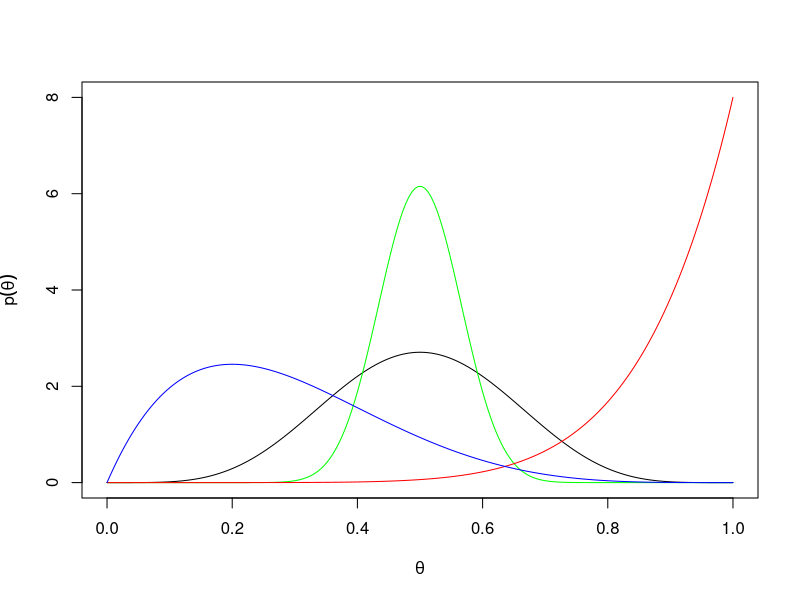
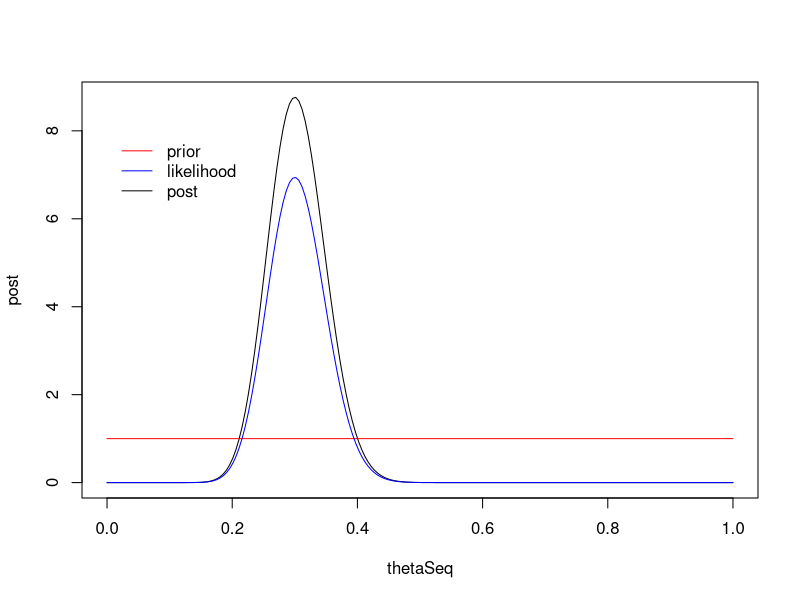
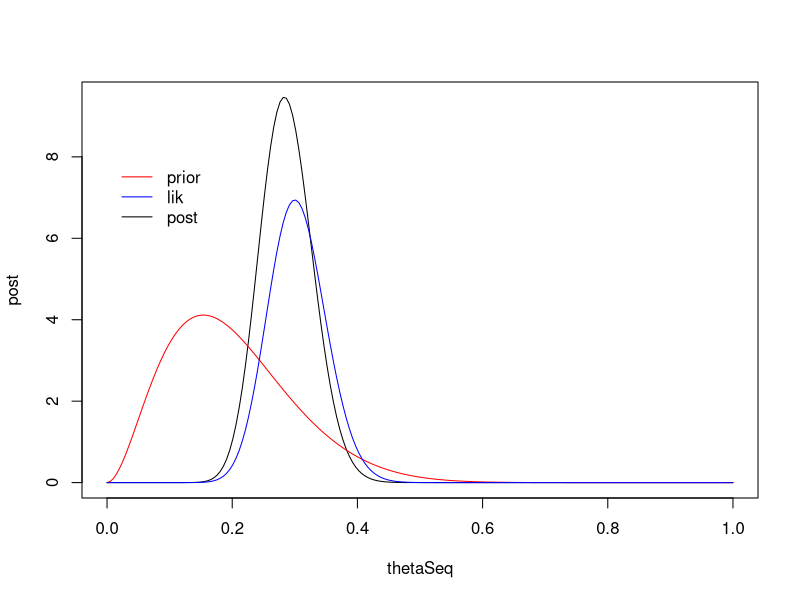
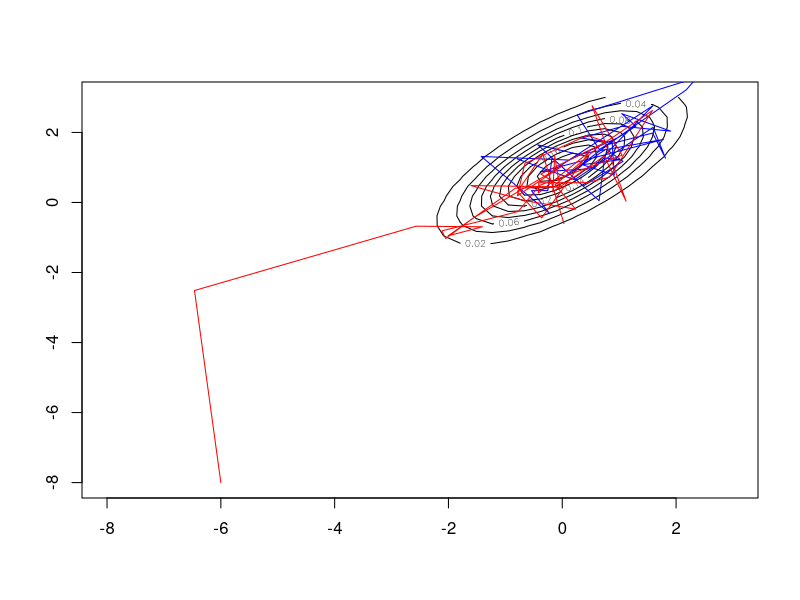
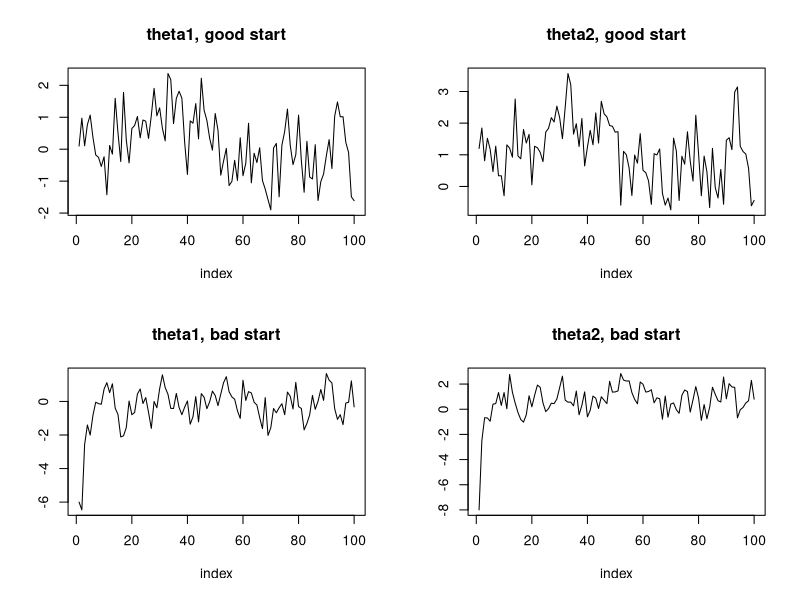

The R script that drew these images, in order:
## ---- chunk 1
thetas <- seq(0, 1, length = 200)
plot(thetas, dbeta(thetas, 6, 6), 
     ylab = expression(p(theta)),
     xlab = expression(theta), type = 'l',
     ylim = c(0, 8))
lines(thetas, dbeta(thetas, 30, 30), col = 'green')
lines(thetas, dbeta(thetas, 8, 1), col = 'red')
lines(thetas, dbeta(thetas, 2, 5), col = 'blue')
## ---- chunk 2
y <- 30; n <- 100
thetaSeq <- seq(0, 1, length = 200)
lik <- dbinom(y, n, thetaSeq)
prior <- rep(1, 200)
alphaPost <- y+1; betaPost <- n-y+1
post <- dbeta(thetaSeq, alphaPost, betaPost)
plot(thetaSeq, post, type = 'l')
lines(thetaSeq, prior, col = 'red')
lines(thetaSeq, lik*80, col = 'blue') # scaling of likelihood is arbitrary -- it's not a density for theta
legend(0, 8, legend = c('prior', 'likelihood', 'post'), col = c('red','blue','black'), lty = rep(1,3), bty = 'n')
## ---- chunk 3
y <- 30; n <- 100
thetaSeq <- seq(0, 1, length = 200)
lik <- dbinom(y, n, thetaSeq)
alphaPrior <- 3; betaPrior <- 12
prior <- dbeta(thetaSeq, alphaPrior, betaPrior) 
alphaPost <- y+alphaPrior; betaPost <- n-y+betaPrior
post <- dbeta(thetaSeq, alphaPost, betaPost)
plot(thetaSeq, post, type = 'l')
lines(thetaSeq, prior, col = 'red')
lines(thetaSeq, lik*80, col = 'blue')  # scaling arbitrary
legend(0, 8, legend = c('prior', 'lik', 'post'), col = c('red','blue','black'), lty = rep(1,3), bty = 'n')
## ---- chunk 4
y <- 30; n <- 100
alphaPost <- y+1; betaPost <- n-y+1
qbeta(c(.025, .5, .975), alphaPost, betaPost)
postMean <- alphaPost/(alphaPost + betaPost)
postSD <- sqrt(alphaPost*betaPost / ((alphaPost + betaPost)^2 * (alphaPost
 + betaPost + 1)))
postMean
postSD
## ---- chunk 5
####### PAY NO ATTENTION TO THE MAN BEHIND THE CURTAIN ######
fakeMCMCsample <- rbeta(2000, alphaPost, betaPost) 
#############################################################

# now use 'fakeMCMCsample' as if it came from an actual MCMC, 
# ignoring the fact that theta has a beta distribution

quantile(fakeMCMCsample, c(.025, .5, .975))
mean(fakeMCMCsample)
sd(fakeMCMCsample)
## ---- chunk 6
nIts <- 1000
nPlot <- 40
mu1 <- 0; mu2 <- 1; sig1 <- 1; sig2 <- 1; rho <- .7 
store <- matrix(NA, nrow = nIts, ncol = 2)
luckyStartingValues <- c(.1, 1.2)
store[1, ] <- luckyStartingValues
for(it in 2:nIts){
	curTheta2 <- store[it-1, 2]
	curTheta1 <- rnorm(1, mu1 + sig1*rho*(curTheta2 - mu2)/sig2, sig1*sqrt(1-rho^2))
	curTheta2 <- rnorm(1, mu2 + sig2*rho*(curTheta1 - mu1)/sig1, sig2*sqrt(1-rho^2))
	store[it, ] <- c(curTheta1, curTheta2)
}

# we know the 'true' 'posterior', so let's plot its contours to see how well we are doing
library(mvtnorm, quietly = TRUE)
gridLength <- 40
grid1d <- seq(-8, 3, length = gridLength)
grid2d <- expand.grid(grid1d, grid1d)
densValues <- dmvnorm(grid2d, c(mu1, mu2), matrix(c(sig1^2, rho*sig1*sig2, rho*sig1*sig2, sig2^2), 2, 2))
contour(grid1d, grid1d, matrix(densValues, gridLength))
lines(store[1:nPlot, 1], store[1:nPlot, 2], col = 'blue')

store2 <- matrix(NA, nrow = nIts, ncol = 2)
unluckyStartingValues <- c(-6, -8)
store2[1, ] <- unluckyStartingValues
for(it in 2:nIts){
	curTheta2 <- store2[it-1, 2]
	curTheta1 <- rnorm(1, mu1 + sig1*rho*(curTheta2 - mu2)/sig2, sig1*sqrt(1-rho^2))
	curTheta2 <- rnorm(1, mu2 + sig2*rho*(curTheta1 - mu1)/sig1, sig2*sqrt(1-rho^2))
	store2[it, ] <- c(curTheta1, curTheta2)
}
lines(store2[1:nPlot, 1], store2[1:nPlot, 2], col = 'red')
## ---- chunk 7
par(mfrow = c(2,2))
subset <- 1:100
tsplot <- function(vec, ...){
	plot(1:length(vec), vec, xlab = 'index', ylab = '', ...)
}

tsplot(store[subset, 1], main = 'theta1, good start', type = 'l')
tsplot(store[subset, 2], main = 'theta2, good start', type = 'l')
tsplot(store2[subset, 1], main = 'theta1, bad start', type = 'l')
tsplot(store2[subset, 2], main = 'theta2, bad start', type = 'l')
## ---- chunk 8
library(coda, quietly = TRUE) # a package for manipulating MCMC output
nonBurn <- 100:nIts  # conservative in this case
use <- store[nonBurn, ]
ess1 <- effectiveSize(use[, 1])
ess2 <- effectiveSize(use[, 2])
postMean <- colMeans(use)
postSD <- apply(use, 2, sd)
uncIntervals <- apply(use, 2, quantile, c(.025, .975))
postCorr <- cor(use[, 1], use[ , 2])
postMean; postSD; uncIntervals; postCorr
## ---- chunk 9
derivedQuant <- exp(use[ , 1])
postMeanDerived <- mean(derivedQuant)
postCIsDerived <- quantile(derivedQuant, c(.025, .975))
postMeanDerived; postCIsDerived
